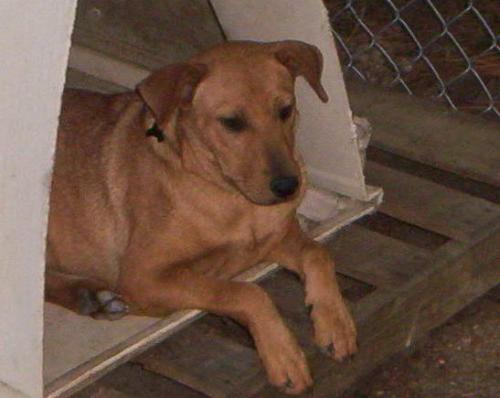
#> input picture code/sd_tensorflow/pt2/PetImages/Dog/100.jpg, 500 x 398 px
$ jupyter execute part2.ipynb   (shell and % lines are left out)
#> lines starting #> are read from the running program, lines starting #| are printed output that depends on the picture
[cell 1]
import numpy as np
import matplotlib.pyplot as plt
import os
import cv2

DATADIR="PetImages"
CATEGORIES = ["Dog","Cat"]

for category in CATEGORIES:
    path = os.path.join(DATADIR,category)
    for img in os.listdir(path):
        img_array = cv2.imread(os.path.join(path,img), cv2.IMREAD_GRAYSCALE)
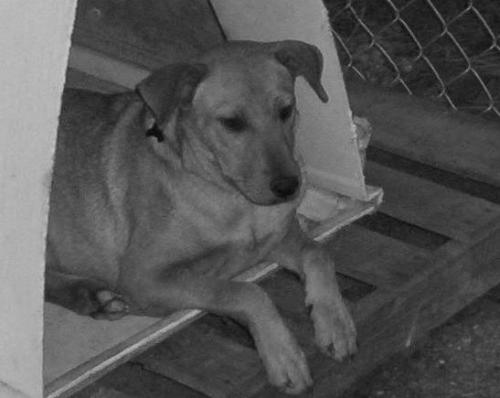
#> img_array: shape (398, 500); min 8, max 198, mean 84.6
        plt.imshow(img_array,cmap="gray")
        break
    break

[cell 2]
IMG_SIZE = 50
new_array = cv2.resize(img_array,(IMG_SIZE,IMG_SIZE))
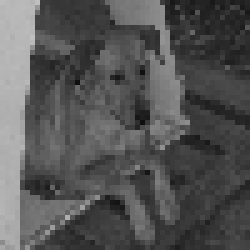
#> new_array: shape (50, 50) (shown 5 times larger); min 15, max 192, mean 84.2
plt.imshow(new_array, cmap='gray')
plt.show()

[cell 3]
training_data = []

def create_training_data():
    for category in CATEGORIES:
        path = os.path.join(DATADIR,category)
        class_num = CATEGORIES.index(category)
        for img in os.listdir(path):
            try:
                img_array = cv2.imread(os.path.join(path,img), cv2.IMREAD_GRAYSCALE)
                new_array = cv2.resize(img_array,(IMG_SIZE,IMG_SIZE))
                training_data.append([new_array,class_num])
            except Exception as e:
                pass
#> pass 2 of the loop in create_training_data, `for category in CATEGORIES:`:
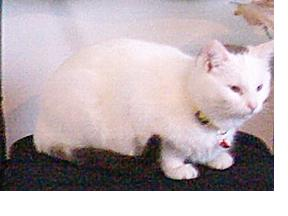
#> input picture code/sd_tensorflow/pt2/PetImages/Cat/10467.jpg, 288 x 216 px
#> in create_training_data, `img_array = cv2.imread(os.path.join(path,img), cv2.IMREAD_GRAYSCALE)`:
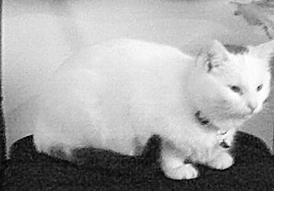
#> img_array: shape (216, 288); min 0, max 255, mean 180.3
#> in create_training_data, `new_array = cv2.resize(img_array,(IMG_SIZE,IMG_SIZE))`:
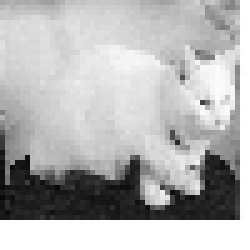
#> new_array: shape (50, 50) (shown 5 times larger); min 9, max 255, mean 180.2

create_training_data()

[cell 4]
print(len(training_data))
#| 2

[cell 5]
import random

random.shuffle(training_data)

[cell 6]
for sample in training_data[:10]:
    print(sample[1])
#> this loop made 2 passes
#| 0
#| 1

[cell 7]
X = []
y = []

[cell 8]
for  features, label in training_data:
    X.append(features)
    y.append(label)
#> this loop made 2 passes
#> label on passes 1 to 2: 0, 1
#> after the loop, X = 2 items; y = [0, 1]

x = np.array(X).reshape(-1, IMG_SIZE, IMG_SIZE, 1)
